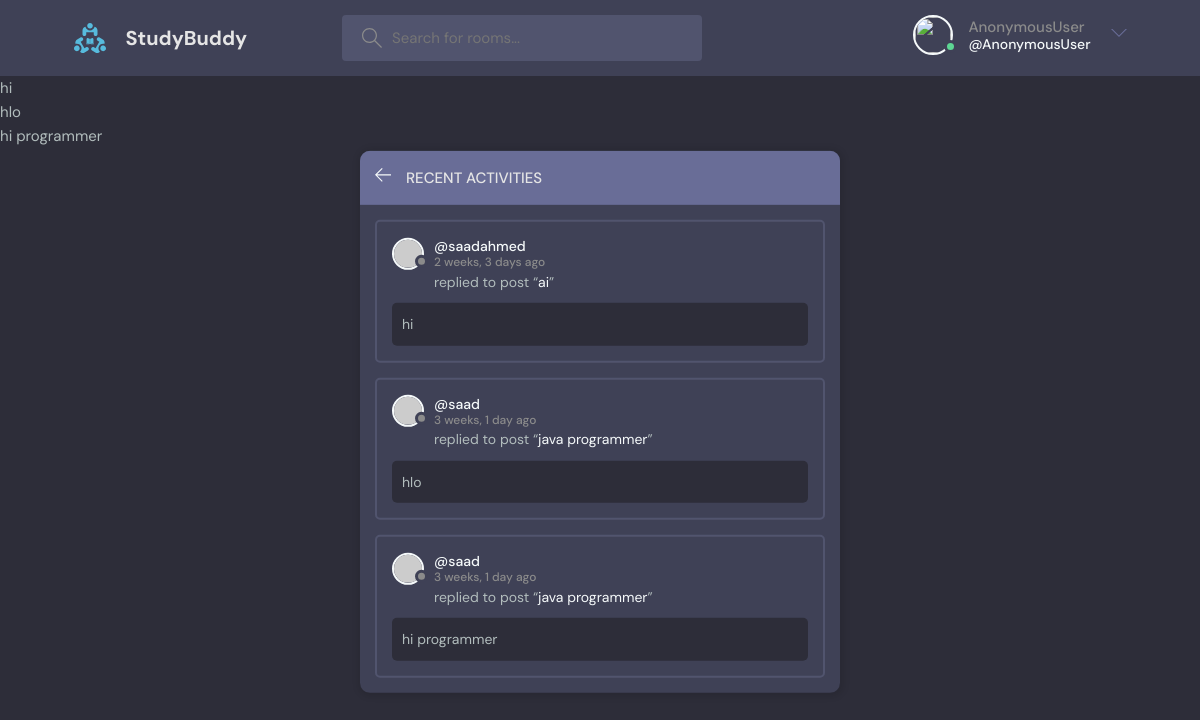
The page /activity/ on the database as committed earlier.
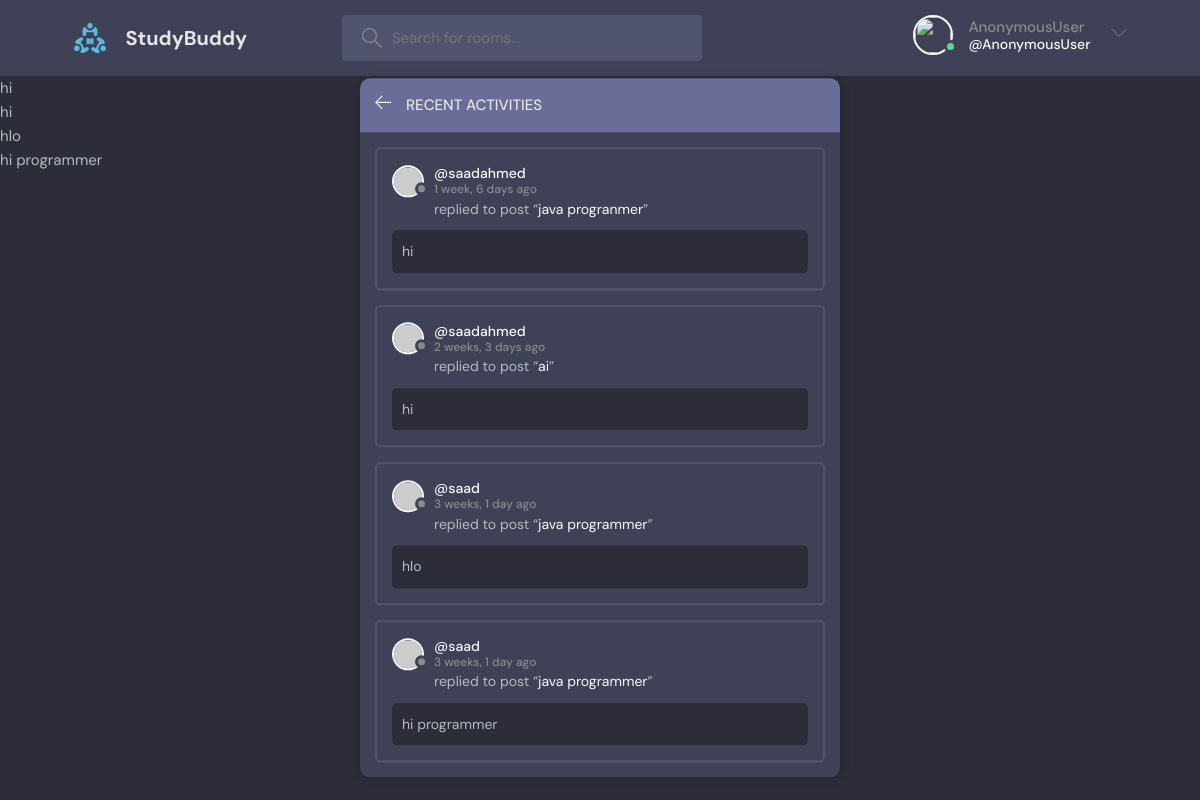
The same page on the database as committed later.
### user/models.py (models this page shows)
class Message (models.Model):
    user =models.ForeignKey(User, on_delete=models.CASCADE)
    room =models.ForeignKey(Room, on_delete=models.CASCADE)
    body =models.TextField(default='Default message')
    updated=models.DateTimeField(auto_now=True)
    created =models.DateTimeField(auto_now_add=True)
    class Meta:
        ordering=['-updated','-created']
    def __str__(self):
        return self.body[0:50]

class User(AbstractUser):
    name=models.CharField(null=True, max_length=250)
    email=models.EmailField(unique=True,null=True)
    bio=models.TextField(blank=True)
    avater =models.ImageField(null=True, default='avatar.svg')

class Room (models.Model):
    host =models.ForeignKey(User, on_delete=models.SET_NULL, null=True)
    topic =models.ForeignKey(Topic, on_delete=models.SET_NULL, null=True)
    name =models.CharField(max_length=200)
    description=models.TextField(null=True, blank=True)
    participants =models.ManyToManyField(
        User, related_name='participants', blank=True)
    updated=models.DateTimeField(auto_now=True)
    created=models.DateTimeField(auto_now_add=True)
    class Meta:
        ordering=['-updated','-created'] #
    def __str__(self) :
        return self.name

### user/views.py (the view)
# urls.py: path('activity/',views.activityPage, name='activity'),
def activityPage(request):
    messages =Message.objects.all()
    return render(request, 'base/activity.html',{'messages':messages})

### templates/base/activity.html (shortened to what this page needs)
{% extends "base/main.html" %}
{% block content %}
    <main class="layout">
      <div class="container">
        <div class="layout__box">
          <div class="layout__boxHeader">
            <div class="layout__boxTitle">
              <a href="{% url 'home' %}">
                <svg version="1.1" xmlns="http://www.w3.org/2000/svg" width="32" height="32" viewBox="0 0 32 32">
                  <title>arrow-left</title>
                  <path
                    d="M13.723 2.286l-13.723 13.714 13.719 13.714 1.616-1.611-10.96-10.96h27.625v-2.286h-27.625l10.965-10.965-1.616-1.607z"
                  ></path>
                </svg>
              </a>
              <h3>Recent Activities</h3>
            </div>
          </div>
          {% for message in messages%}
    <div class="activities__box">
      <div class="activities__boxHeader roomListRoom__header">
        <a href="profile.html" class="roomListRoom__author">
          <div class="avatar avatar--small">
            <img src="https://randomuser.me/api/portraits/women/11.jpg" />
          </div>
          <p>
            @{{message.user.username}}
            <span>{{message.created|timesince}} ago</span>
          </p>
        </a>
      </div>
      <div class="activities__boxContent">
        <p>replied to post “<a href="{url 'user-profile' message.user.id}">{{message.room}}</a>”</p>
        <div class="activities__boxRoomContent">
          {{message}}
        </div>
      </div>
    </div>
    {% endfor%}
      </div>
    </main>
{% endblock content%}

### templates/base/main.html (shortened to what this page needs)
<!DOCTYPE html>
{% load static %}
<html lang="en">
<head>
    <link rel="stylesheet" href="{% static 'styles/style.css' %}">
</head>
<body>
     {% include "base/navbar.html" %}
        {% if messages %}
            <ul class="messages">
                {% for message in messages %}
                <li>{{message}}</li>
                {% endfor %}
            </ul>
        {% endif %}
     {% block content %}
     {% endblock content %}
</body>
</html>

Rows that differ between the two databases and show on the page:
added Message: body "hi", user.username "saadahmed", created "1 week, 6 days", room "java progranmer"
